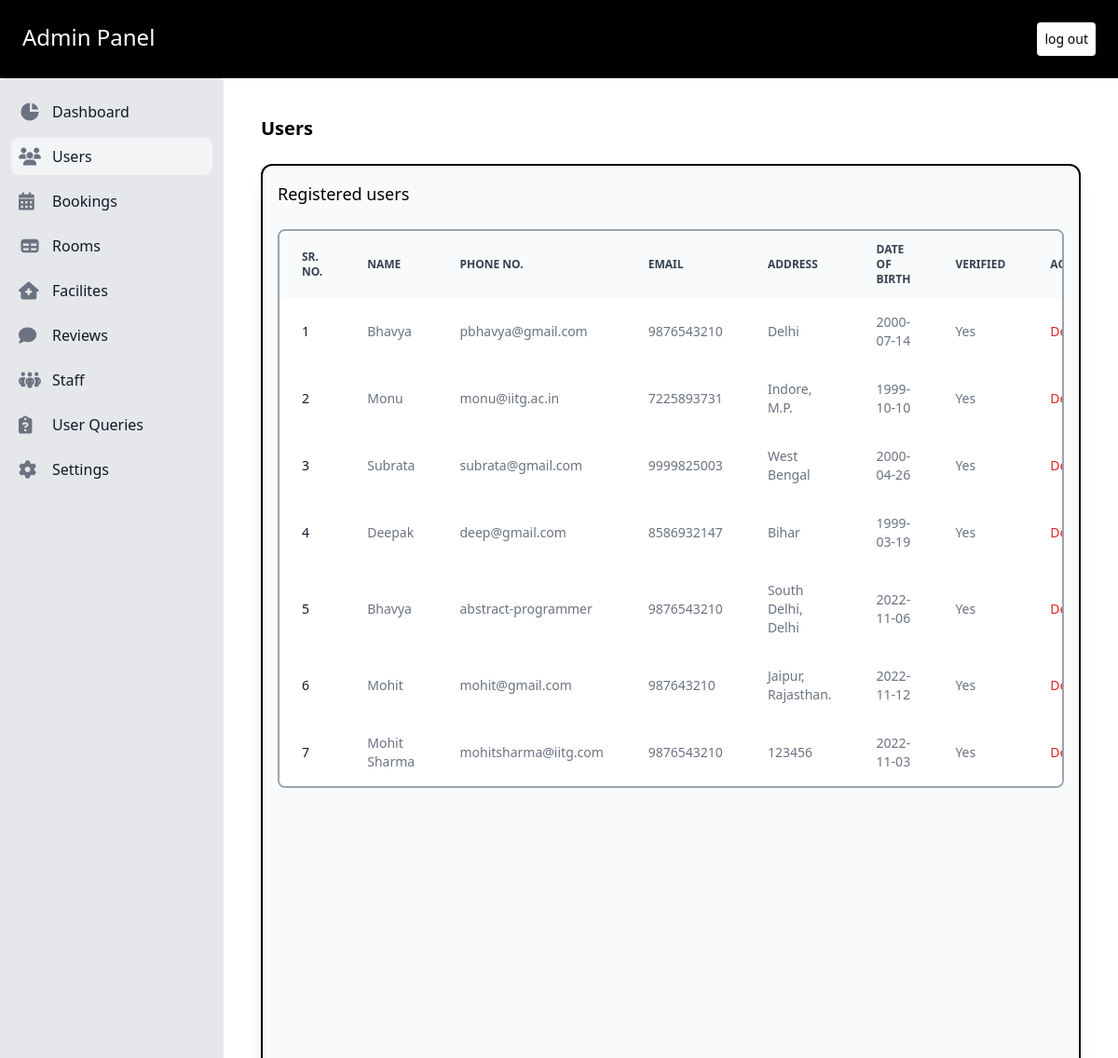
The page /admin/users.php (signed in) on the database its author committed.
### tables this page shows
CREATE TABLE `custumer` (
  `cus_id` int NOT NULL,
  `name` varchar(30) NOT NULL,
  `email` varchar(30) NOT NULL,
  `phone` varchar(20) NOT NULL,
  `address` varchar(300) NOT NULL,
  `dob` date NOT NULL,
  `verified` int NOT NULL,
  `Pass` varchar(30) NOT NULL
);

### admin/db_config.php (called while the page is built, shortened)
<?php
   try {
       function selectt($sql,$values){
        $conn = $GLOBALS['conn'];
        $stmt = $conn->prepare($sql);
        $n = sizeof($values);
        for($i=0;$i<$n;$i++){
            $stmt->bindParam($i+1, $values[$i]);
        }
        if($stmt->execute()){
            $res = $stmt->fetchAll(PDO::FETCH_ASSOC);
            return $res;
        }
        else{
            echo "qruery fail to execute selectt";
        }
       }
    }
    catch(PDOException $e) {
    echo "Connection failed: " . $e->getMessage();
    }
?>

### admin/users.php (the view, shortened to what this page needs)
<?php
       require('db_config.php');
?>
<!doctype html>
<html  lang="en">
<head>
  <script src="https://cdn.tailwindcss.com?plugins=forms,typography,aspect-ratio,line-clamp"></script>
</head>
<body class="h-screen" >
<div class="bg-black text-white flex justify-between p-6 item-center">
    <h3 class="text-2xl">Admin Panel</h3>
    <a class="text-black text-sm p-2 rounded bg-white" href="logout.php">log out</a>
</div>
<div class="flex h-full ">
<aside class="w-64 h-full basis-1/5"  aria-label="Sidebar">
   <div class="overflow-y-auto  py-4 px-3 h-full bg-gray-200 rounded dark:bg-gray-800">
      <ul class="space-y-2">
         <li>
            <a href="dashboard.php" class="flex items-center p-2 text-base font-normal text-gray-900 rounded-lg dark:text-white hover:bg-gray-100 ">
               <svg aria-hidden="true" class="w-6 h-6 text-gray-500 transition duration-75 dark:text-gray-400 group-hover:text-gray-900 " fill="currentColor" viewBox="0 0 20 20" xmlns="http://www.w3.org/2000/svg"><path d="M2 10a8 8 0 018-8v8h8a8 8 0 11-16 0z"></path><path d="M12 2.252A8.014 8.014 0 0117.748 8H12V2.252z"></path></svg>
               <span class="ml-3">Dashboard</span>
            </a>
         </li>
         <li>
            <a href="#" class="flex items-center p-2 text-base font-normal text-gray-900 rounded-lg dark:text-white bg-gray-100 dark:hover:bg-gray-700">
               <span class="flex-1 ml-3 whitespace-nowrap">Users</span>
            </a>
         </li>
         <li>
            <a href="booking.php" class="flex items-center p-2 text-base font-normal text-gray-900 rounded-lg dark:text-white hover:bg-gray-100 dark:hover:bg-gray-700">
               <span class="flex-1 ml-3 whitespace-nowrap">Bookings</span>
            </a>
         </li>
         <li>
            <a href="room.php" class="flex items-center p-2 text-base font-normal text-gray-900 rounded-lg dark:text-white hover:bg-gray-100 dark:hover:bg-gray-700">
               <span class="flex-1 ml-3 whitespace-nowrap">Rooms</span>
            </a>
         </li>
         <li>
            <a href="facilites.php" class="flex items-center p-2 text-base font-normal text-gray-900 rounded-lg dark:text-white hover:bg-gray-100 dark:hover:bg-gray-700">
               <span class="flex-1 ml-3 whitespace-nowrap">Facilites</span>
            </a>
         </li>
         <li>
            <a href="reveiw.php" class="flex items-center p-2 text-base font-normal text-gray-900 rounded-lg dark:text-white hover:bg-gray-100 dark:hover:bg-gray-700">
               <span class="flex-1 ml-3 whitespace-nowrap">Reviews</span>
            </a>
         </li>
         <li>
            <a href="staff.php" class="flex items-center items-center p-2 text-base font-normal text-gray-900 rounded-lg dark:text-white hover:bg-gray-100 dark:hover:bg-gray-700">
               <span class="flex-1 ml-3 whitespace-nowrap">Staff</span>
            </a>
         </li>
         <li>
            <a href="user_query.php" class="flex items-center p-2 text-base font-normal text-gray-900 rounded-lg dark:text-white hover:bg-gray-100 dark:hover:bg-gray-700">
               <span class="flex-1 ml-3 whitespace-nowrap">User Queries</span>
            </a>
         </li>
         <li>
            <a href="setting.php" class="flex items-center p-2 text-base font-normal text-gray-900 rounded-lg dark:text-white hover:bg-gray-100 dark:hover:bg-gray-700">
               <span class="flex-1 ml-3 whitespace-nowrap">Settings</span>
            </a>
         </li>
      </ul>
   </div>
</aside>
<div class=" basis-4/5 overflow-auto p-10">
<p class="text-xl font-bold mb-6">Users</p>
<div class="border-2 bg-gray-50 h-full overflow-scroll shadow-lg rounded-xl p-4 border-black" id="example">
         <div class="flex justify-between mb-6">
            <p class="text-lg">Registered users</p>
         </div>
         <div class="overflow-x-auto relative border-2 border-gray-400 sm:rounded-lg" id="example">
            <table class="w-full text-sm text-left text-gray-500 overflow-y-scroll ">
               <thead class="text-xs text-gray-700 uppercase bg-gray-50 dark:bg-gray-700 dark:text-gray-400">
                     <tr>
                        <th scope="col" class="py-3 px-6" width="5%">
                           Sr. No.
                        </th>
                        <th scope="col" class="py-3 px-6" width="15%">
                           Name
                        </th>
                        <th scope="col" class="py-3 px-6" width="10%">
                           Phone No.
                        </th>
                        <th scope="col" class="py-3 px-6" width="15%">
                           Email
                        </th>
                        <th scope="col" class="py-3 px-6" width="20%">
                           Address
                        </th>
                        <th scope="col" class="py-3 px-6" width="15%">
                           Date Of Birth
                        </th>
                        <th scope="col" class="py-3 px-6" width="10%">
                           Verified
                        </th>
                        <th scope="col" class="py-3 px-6" width="10%">
                           Action
                        </th>
                     </tr>
               </thead>
               <tbody>
                  <?php
                  $q = "SELECT * FROM custumer";
                  $v = [];
                  $ress = selectt($q,$v);
                  $k = count($ress);
                  $vrr = 'NO';
                  for($i = 1;$i<=$k;$i++){
                     $ii = $ress[$i-1]['cus_id'];
                     $nm = $ress[$i-1]['name'];
                     $em = $ress[$i-1]['email'];
                     $ph = $ress[$i-1]['phone'];
                     $ad = $ress[$i-1]['address'];
                     $dob = $ress[$i-1]['dob'];
                     $vr = $ress[$i-1]['verified'];
                     if($vr){$vrr = 'Yes';}
                  echo <<<qq
                  <tr class="bg-white dark:bg-gray-800 hover:bg-gray-50 dark:hover:bg-gray-600">
                  <th scope="row" class="py-4 px-6 font-medium text-gray-900 whitespace-nowrap dark:text-white">
                     $i
                  </th>
                  <td class="py-4 px-6">
                     $nm
                  </td>
                  <td class="py-4 px-6">
                     $em
                  </td>
                  <td class="py-4 px-6">
                     $ph
                  </td>
                  <td class="py-4 px-6">
                     $ad
                  </td>
                  <td class="py-4 px-6">
                     $dob
                  </td>
                  <td class="py-4 px-6">
                     $vrr
                  </td>
                  <td class="py-4 px-6 text-left">
                     <form method="POST">
                        <input type="hidden" name="na" value=$ii>
                        <input type="submit" name="delete" value="Delete" class="font-medium text-red-600 hover:underline">
                     </form>
                  </td>
                  </tr>
                  qq;
                  }
                  ?>
               </tbody>
            </table>
         </div>
</div>
</div>
</div>
</body>
</html>

### admin/users.php (style rules this page uses)
#example { -ms-overflow-style: none; scrollbar-width: none; }

### rows shown on the page
custumer: name "Bhavya", email "pbhavya@gmail.com", phone "9876543210", address "Delhi", dob "2000-07-14", verified "Yes"
custumer: name "Monu", email "monu@iitg.ac.in", phone "7225893731", address "Indore, M.P.", dob "1999-10-10", verified "Yes"
custumer: name "Subrata", email "subrata@gmail.com", phone "9999825003", address "West Bengal", dob "2000-04-26", verified "Yes"
custumer: name "Deepak", email "deep@gmail.com", phone "8586932147", address "Bihar", dob "1999-03-19", verified "Yes"
custumer: name "Bhavya", email "abstract-programmer", phone "9876543210", address "South Delhi, Delhi", dob "2022-11-06", verified "Yes"
custumer: name "Mohit", email "mohit@gmail.com", phone "987643210", address "Jaipur, Rajasthan.", dob "2022-11-12", verified "Yes"
custumer: name "Mohit Sharma", email "mohitsharma@iitg.com", phone "9876543210", address "123456", dob "2022-11-03", verified "Yes"
